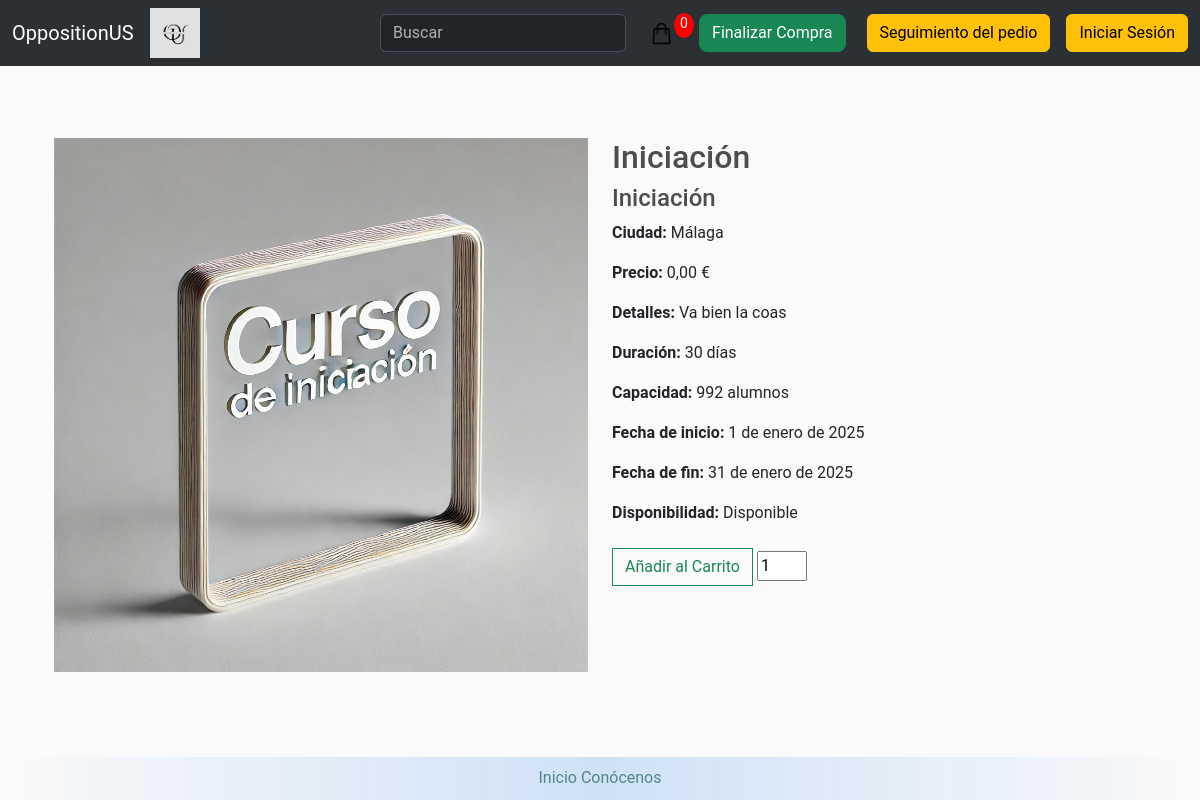
The app's page /course/7/, older data.
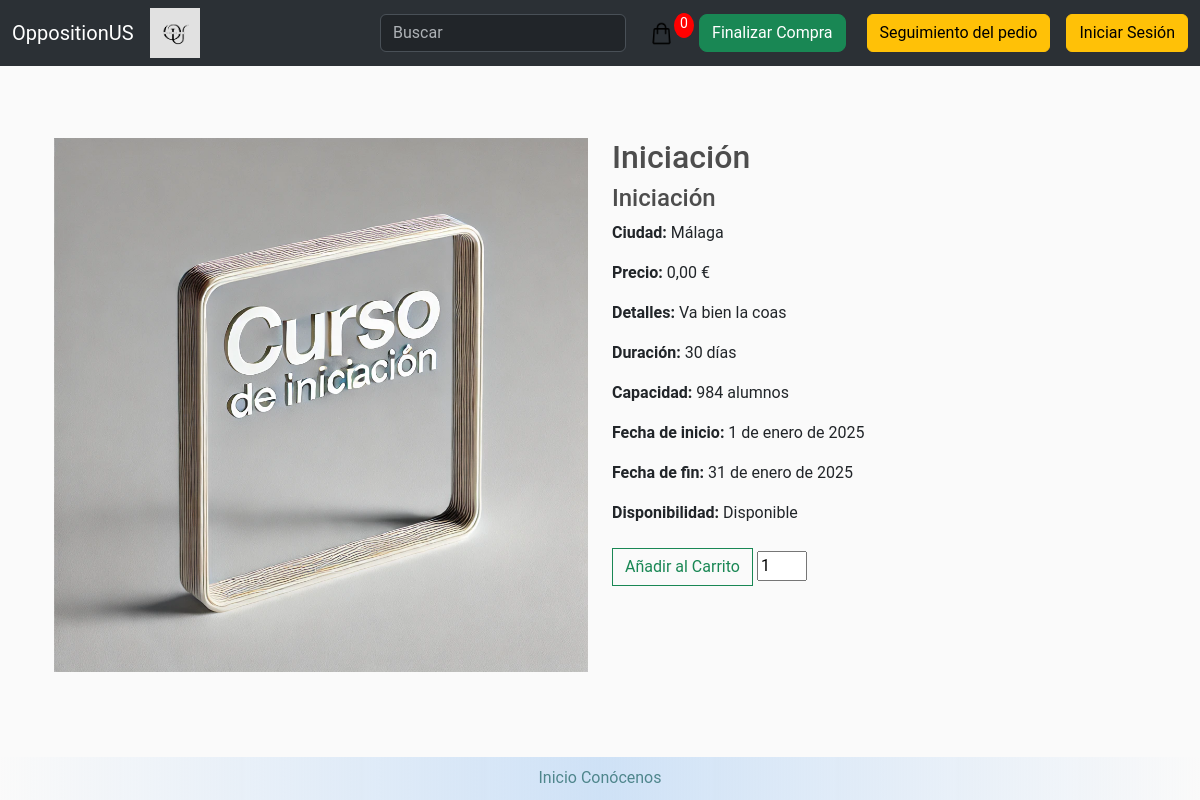
The same page, newer data.
### store/models.py (models this page shows, shortened)
class Course(models.Model):
    name = models.CharField(max_length=200, null=False, blank=False)
    image = models.ImageField(upload_to='courses')
    price = models.DecimalField(max_digits=7, decimal_places=2, null=False, blank=False, validators=[MinValueValidator(0)])
    details = models.CharField(max_length=200, null=True, blank=True)
    city = models.CharField(max_length=200, null=False, blank=False)
    course_type = models.ForeignKey(CourseType, null=True, on_delete=models.SET_NULL)
    capacity = models.IntegerField(null=False, blank=False, validators=[MinValueValidator(0)])
    is_available = models.BooleanField(default=True)
    start_date = models.DateField(null=False, blank=False)
    end_date = models.DateField(null=False, blank=False)
    class Meta:
        verbose_name = 'Course'
        verbose_name_plural = 'Courses'
        ordering = ['name']

class CourseType(models.Model):
    name = models.CharField(max_length=50, unique=True, null=False, blank=False)
    class Meta:
        verbose_name = 'Course type'
        verbose_name_plural = 'Course types'
        ordering = ['name']

### store/views.py (the view)
# urls.py: path('course/<int:course_id>/', views.courseDetails, name='details'),
def courseDetails(request, course_id):
    cart = cartData(request)
    course = get_object_or_404(Course, pk=course_id)
    duration = (course.end_date - course.start_date).days
    is_available = course.is_available
    return render(
        request,
        'store/course.html',
        {
            'course': course,
            'cartItems': cart['cartItems'],
            'duration': duration,
            'is_available': is_available,
        }
    )

### store/utils.py (called while the page is built, shortened)
def cookieCart(request):
    try:
        cart = json.loads(request.COOKIES['cart'])
    except:
        cart = {}
    items = []
    order = {'get_cart_total': 0, 'get_cart_items': 0}
    cartItems = order['get_cart_items']
    return {'cartItems': cartItems, 'order': order, 'items': items}

def cartData(request):
    if request.user.is_authenticated:
        customer = request.user.customer
        order, created = Order.objects.get_or_create(customer = customer, status=Status.objects.get(name='No pagado'))
        cartItems = order.get_cart_items
        items = order.orderitem_set.all()
    else:
        cookieData = cookieCart(request)
        cartItems = cookieData['cartItems']
        order = cookieData['order']
        items = cookieData['items']
    return {'cartItems': cartItems, 'order': order, 'items': items}

### store/templates/store/course.html (shortened to what this page needs)
{% extends 'store/main.html' %}
{% load static %}
{% block content %}
<div class="container mt-5">
    <div class="row">
        <div class="col-md-6">
            {% if course.image %}
                <img class="img-fluid" src="{{ course.image.url }}" alt="{{ course.name }}">
            {% else %}
                <img class="img-fluid" src="{% static 'course/Default.jpg.png' %}" alt="{{ course.name }}">
            {% endif %}
        </div>
        <div class="col-md-6">
            <h2>{{ course.name }}</h2>
            <h4>{{ course.course_type.name }}</h4>
            <p><strong>Ciudad:</strong> {{ course.city }}</p>
            <p><strong>Precio:</strong> {{ course.price|floatformat:2 }} €</p>
            <p><strong>Detalles:</strong> {{ course.details }}</p>
            <p><strong>Duración:</strong> {{ duration }} días</p>
            <p><strong>Capacidad:</strong> {{ course.capacity }} alumnos</p>
            <p><strong>Fecha de inicio:</strong> {{ course.start_date }}</p>
            <p><strong>Fecha de fin:</strong> {{ course.end_date }}</p>
            <p><strong>Disponibilidad:</strong>
                {% if is_available %}
                    {{ is_available|yesno:"Disponible,No disponible" }}
                {% else %}
                    <span class="text-danger font-weight-bold">No disponible</span>
                {% endif %}
            </p>
            {% if is_available %}
                <div style="flex-direction: column;">
                    <button data-course="{{ course.id }}" data-action="add" data-quantity="1" class="btn btn-outline-success add-btn update-cart">Añadir al Carrito</button>
                    <input id="quantity-input" type="number" value="1" min="1" style="width: 50px; margin-top: 10px">
                </div>
            {% else %}
                <p class="text-muted">Este curso no está disponible en este momento.</p>
            {% endif %}
        </div>
    </div>
</div>
{% endblock %}

Row changes from the older to the newer data that the page shows:
changed Course "Iniciación": capacity "992" → "984"
